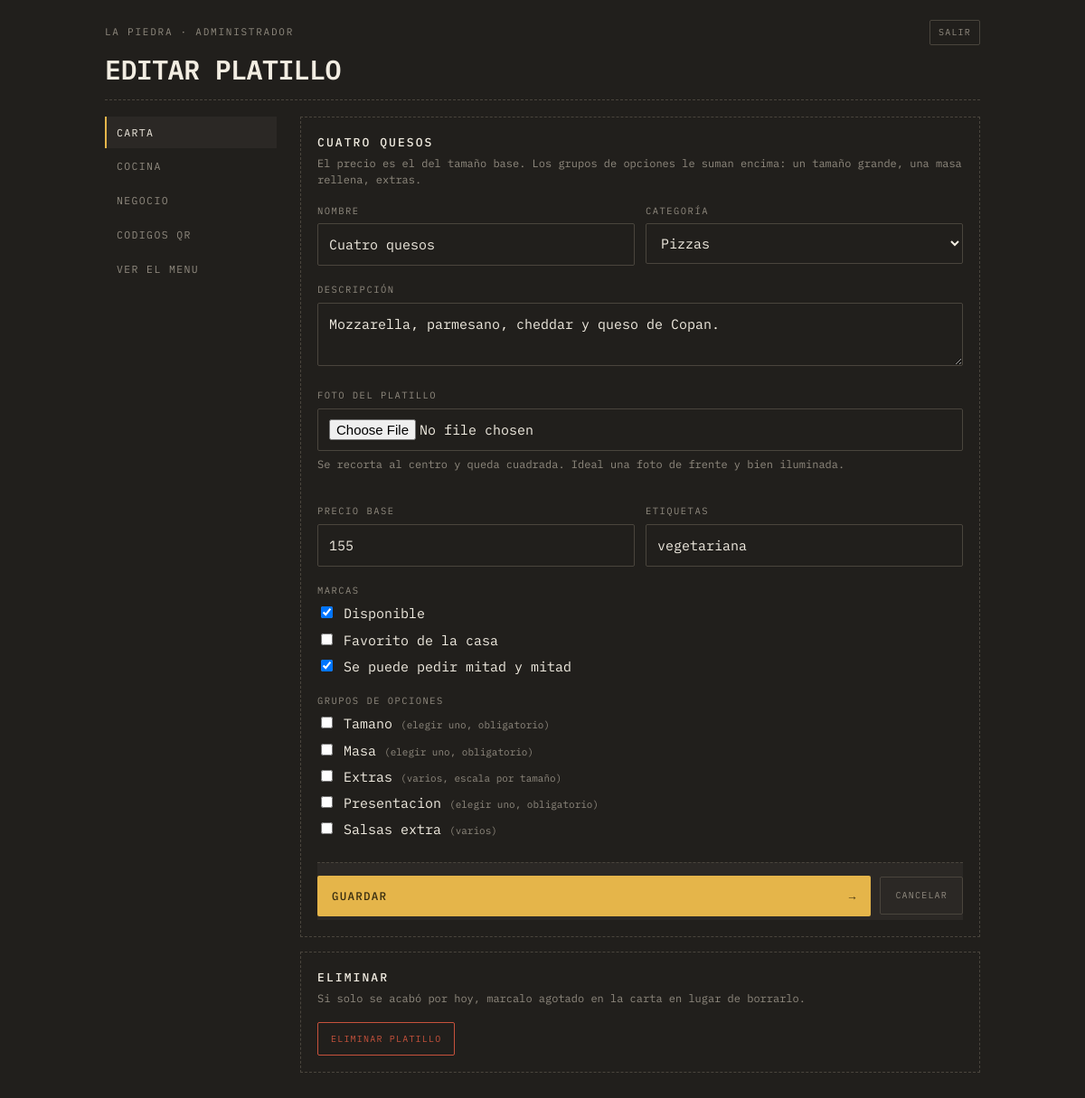
Page /admin/producto.php?id=3 (signed in) on the committed database.
### tables this page shows
CREATE TABLE negocios (
  id            INT AUTO_INCREMENT PRIMARY KEY,
  slug          VARCHAR(60)  NOT NULL UNIQUE,
  nombre        VARCHAR(120) NOT NULL,
  tagline       VARCHAR(180) DEFAULT NULL,
  whatsapp      VARCHAR(20)  NOT NULL,
  moneda        VARCHAR(5)   NOT NULL DEFAULT 'L',
  impuesto      DECIMAL(4,3) NOT NULL DEFAULT 0.150,
  tema          VARCHAR(30)  NOT NULL DEFAULT 'comanda',
  color_fondo   VARCHAR(9)   DEFAULT NULL,    
  color_acento  VARCHAR(9)   DEFAULT NULL,    
  activo        TINYINT(1)   NOT NULL DEFAULT 1,
  creado        TIMESTAMP    NOT NULL DEFAULT CURRENT_TIMESTAMP
);

CREATE TABLE productos (
  id           INT AUTO_INCREMENT PRIMARY KEY,
  negocio_id   INT NOT NULL,
  categoria_id INT NOT NULL,
  nombre       VARCHAR(120) NOT NULL,
  descripcion  VARCHAR(400) DEFAULT NULL,
  imagen       VARCHAR(255) DEFAULT NULL,
  precio       DECIMAL(10,2) NOT NULL DEFAULT 0,
  disponible   TINYINT(1) NOT NULL DEFAULT 1,
  destacado    TINYINT(1) NOT NULL DEFAULT 0,
  mitades      TINYINT(1) NOT NULL DEFAULT 0,
  etiquetas    VARCHAR(120) DEFAULT NULL,
  orden        INT NOT NULL DEFAULT 0,
  CONSTRAINT fk_productos_negocio FOREIGN KEY (negocio_id)
    REFERENCES negocios(id) ON DELETE CASCADE,
  CONSTRAINT fk_productos_categoria FOREIGN KEY (categoria_id)
    REFERENCES categorias(id) ON DELETE CASCADE
);

CREATE TABLE grupos (
  id                INT AUTO_INCREMENT PRIMARY KEY,
  negocio_id        INT NOT NULL,
  nombre            VARCHAR(80) NOT NULL,
  tipo              ENUM('unico','multiple') NOT NULL DEFAULT 'unico',
  obligatorio       TINYINT(1) NOT NULL DEFAULT 0,
  minimo            INT NOT NULL DEFAULT 0,
  maximo            INT NOT NULL DEFAULT 0,      
  escala_por_tamano TINYINT(1) NOT NULL DEFAULT 0,
  orden             INT NOT NULL DEFAULT 0,
  CONSTRAINT fk_grupos_negocio FOREIGN KEY (negocio_id)
    REFERENCES negocios(id) ON DELETE CASCADE
);

### app/util.php (called while the page is built, shortened)
<?php
function e($texto): string
{
    return htmlspecialchars((string) $texto, ENT_QUOTES | ENT_SUBSTITUTE, 'UTF-8');
}
function url(string $ruta = ''): string
{
    return rtrim(BASE_URL, '/') . '/' . ltrim($ruta, '/');
}
function entero($valor, int $porDefecto = 0): int
{
    return is_numeric($valor) ? (int) $valor : $porDefecto;
}

### app/db.php (called while the page is built, shortened)
<?php
function db(): PDO
{
    static $pdo = null;
    if ($pdo === null) {
        $dsn = 'mysql:host=' . DB_HOST . ';dbname=' . DB_NOMBRE . ';charset=utf8mb4';
        try {
            $pdo = new PDO($dsn, DB_USUARIO, DB_CLAVE, [
                PDO::ATTR_ERRMODE            => PDO::ERRMODE_EXCEPTION,
                PDO::ATTR_DEFAULT_FETCH_MODE => PDO::FETCH_ASSOC,
                PDO::ATTR_EMULATE_PREPARES   => false,
            ]);
        } catch (PDOException $e) {
            http_response_code(500);
            if (MOSTRAR_ERRORES) {
                exit('No se pudo conectar a la base de datos: ' . $e->getMessage());
            }
            exit('No se pudo conectar a la base de datos.');
        }
    }
    return $pdo;
}
function consulta(string $sql, array $params = []): PDOStatement
{
    $st = db()->prepare($sql);
    $st->execute($params);
    return $st;
}
function una(string $sql, array $params = []): ?array
{
    $fila = consulta($sql, $params)->fetch();
    return $fila === false ? null : $fila;
}
function todas(string $sql, array $params = []): array
{
    return consulta($sql, $params)->fetchAll();
}

### app/repo.php (called while the page is built, shortened)
<?php
require_once __DIR__ . '/db.php';
require_once __DIR__ . '/util.php';
function negocio_por_id(int $id): ?array
{
    return una('SELECT * FROM negocios WHERE id = ?', [$id]);
}
function categorias(int $negocioId): array
{
    return todas(
        'SELECT * FROM categorias WHERE negocio_id = ? ORDER BY orden, nombre',
        [$negocioId]
    );
}

### app/auth.php (called while the page is built, shortened)
<?php
require_once __DIR__ . '/db.php';
require_once __DIR__ . '/util.php';
function usuario(): ?array
{
    return $_SESSION['usuario'] ?? null;
}
function requiere_sesion(): array
{
    $u = usuario();
    return $u;
}
function requiere_dueno(): array
{
    $u = requiere_sesion();
    return $u;
}

### admin/producto.php (the view, shortened to what this page needs)
<?php
require_once __DIR__ . '/comun.php';
$u = requiere_dueno();
$negocio = negocio_por_id((int) $u['negocio_id']);
$negocioId = (int) $negocio['id'];
$id = entero($_GET['id'] ?? 0);
$producto = null;
if ($id > 0) {
    $producto = una('SELECT * FROM productos WHERE id = ? AND negocio_id = ?', [$id, $negocioId]);
}
$cats   = categorias($negocioId);
$grupos = todas('SELECT * FROM grupos WHERE negocio_id = ? ORDER BY orden, nombre', [$negocioId]);
$asignados = [];
$v = function (string $campo, $porDefecto = '') use ($producto) {
    return $producto[$campo] ?? $porDefecto;
};
cabecera_panel($id > 0 ? 'Editar platillo' : 'Nuevo platillo', 'carta', $negocio);
?>
<div class="bloque">
  <h2><?= $id > 0 ? e($producto['nombre']) : 'Nuevo platillo' ?></h2>
  <p class="ayuda">
    El precio es el del tamaño base. Los grupos de opciones le suman encima:
    un tamaño grande, una masa rellena, extras.
  </p>
  <form method="post" enctype="multipart/form-data">
    <div class="dos">
      <div class="campo" style="margin-top:0">
        <label class="campo__rotulo" for="nombre">Nombre</label>
        <input id="nombre" name="nombre" maxlength="120" required value="<?= e($v('nombre')) ?>">
      </div>
      <div class="campo" style="margin-top:0">
        <label class="campo__rotulo" for="categoria_id">Categoría</label>
        <select id="categoria_id" name="categoria_id">
          <?php foreach ($cats as $c): ?>
            <option value="<?= (int) $c['id'] ?>"<?= (int) $c['id'] === (int) $v('categoria_id', 0) ? ' selected' : '' ?>>
              <?= e($c['nombre']) ?>
            </option>
          <?php endforeach; ?>
        </select>
      </div>
    </div>
    <div class="campo">
      <label class="campo__rotulo" for="descripcion">Descripción</label>
      <textarea id="descripcion" name="descripcion" maxlength="400"
                placeholder="Los ingredientes, como los diría un mesero"><?= e($v('descripcion')) ?></textarea>
    </div>
    <div class="campo">
      <label class="campo__rotulo" for="imagen">Foto del platillo</label>
      <input id="imagen" name="imagen" type="file" accept="image/jpeg,image/png,image/webp">
      <p class="ayuda" style="margin-top:6px">
        Se recorta al centro y queda cuadrada. Ideal una foto de frente y bien iluminada.
      </p>
    </div>
    <div class="dos">
      <div class="campo">
        <label class="campo__rotulo" for="precio">Precio base</label>
        <input id="precio" name="precio" type="number" min="0" step="1" value="<?= (int) $v('precio', 0) ?>">
      </div>
      <div class="campo">
        <label class="campo__rotulo" for="etiquetas">Etiquetas</label>
        <input id="etiquetas" name="etiquetas" maxlength="120" value="<?= e($v('etiquetas')) ?>"
               placeholder="picante, vegetariana">
      </div>
    </div>
    <div class="campo">
      <span class="campo__rotulo">Marcas</span>
      <label style="display:block;margin-bottom:6px">
        <input type="checkbox" name="disponible" style="width:auto"
               <?= $id === 0 || (int) $v('disponible', 1) === 1 ? 'checked' : '' ?>> Disponible
      </label>
      <label style="display:block;margin-bottom:6px">
        <input type="checkbox" name="destacado" style="width:auto"
               <?= (int) $v('destacado', 0) === 1 ? 'checked' : '' ?>> Favorito de la casa
      </label>
      <label style="display:block">
        <input type="checkbox" name="mitades" style="width:auto"
               <?= (int) $v('mitades', 0) === 1 ? 'checked' : '' ?>> Se puede pedir mitad y mitad
      </label>
    </div>
    <div class="campo">
      <span class="campo__rotulo">Grupos de opciones</span>
      <?php foreach ($grupos as $g): ?>
        <label style="display:block;margin-bottom:6px">
          <input type="checkbox" name="grupos[]" value="<?= (int) $g['id'] ?>" style="width:auto"
                 <?= in_array((int) $g['id'], $asignados, true) ? 'checked' : '' ?>>
          <?= e($g['nombre']) ?>
          <span style="color:var(--suave);font-size:11px">
            (<?= $g['tipo'] === 'unico' ? 'elegir uno' : 'varios' ?><?= (int) $g['obligatorio'] === 1 ? ', obligatorio' : '' ?><?= (int) $g['escala_por_tamano'] === 1 ? ', escala por tamaño' : '' ?>)
          </span>
        </label>
      <?php endforeach; ?>
    </div>
    <div class="pie">
      <button class="accion" type="submit"><span>Guardar</span><span>&rarr;</span></button>
      <a class="mini" href="<?= url('admin/index.php') ?>" style="padding:12px 16px">Cancelar</a>
    </div>
  </form>
</div>
<?php if ($id > 0): ?>
<div class="bloque">
  <h2>Eliminar</h2>
  <p class="ayuda">Si solo se acabó por hoy, marcalo agotado en la carta en lugar de borrarlo.</p>
  <form method="post" action="<?= url('admin/index.php') ?>"
        onsubmit="return confirm('¿Eliminar este platillo de la carta?')">
    <button class="mini mini--peligro" type="submit" style="padding:10px 14px">Eliminar platillo</button>
  </form>
</div>
<?php endif; ?>
<?php pie_panel(); ?>

### admin/comun.php (shortened to what this page needs)
<?php
require_once __DIR__ . '/../app/auth.php';
require_once __DIR__ . '/../app/repo.php';
function cabecera_panel(string $titulo, string $activo, array $negocio): void
{
    $u = usuario();
    $paginas = [
        'carta'   => ['Carta', 'index.php'],
        'cocina'  => ['Cocina', 'cocina.php'],
        'negocio' => ['Negocio', 'negocio.php'],
        'qr'      => ['Codigos QR', 'qr.php'],
    ];
    ?>
<!DOCTYPE html>
<html lang="es">
<head>
<link rel="stylesheet" href="<?= url('assets/css/comanda.css') ?>">
</head>
<body>
<main class="envoltura" style="padding-bottom:60px">
  <header class="cabecera">
    <div class="cabecera__meta">
      <span class="rotulo"><?= e($negocio['nombre']) ?> · <?= e($u['nombre']) ?></span>
      <a class="mini" href="<?= url('admin/salir.php') ?>">Salir</a>
    </div>
    <h1 class="cabecera__nombre" style="font-size:30px"><?= e($titulo) ?></h1>
  </header>
  <hr class="raya">
  <div class="panel">
    <nav class="menu-lateral">
      <?php foreach ($paginas as $clave => $p): ?>
        <a href="<?= url('admin/' . $p[1]) ?>"<?= $clave === $activo ? ' aria-current="page"' : '' ?>><?= e($p[0]) ?></a>
      <?php endforeach; ?>
      <a href="<?= url('index.php?r=' . urlencode($negocio['slug'])) ?>" target="_blank" rel="noopener">Ver el menu</a>
    </nav>
    <div>
    <?php
}
function pie_panel(): void
{
    ?>
    </div>
  </div>
</main>
</body>
</html>
    <?php
}

### assets/css/comanda.css (style rules this page uses)
:root { --fondo: #211F1C; --fondo2: #2B2825; --fondo3: #35312C; --linea: #4A453D; --tinta: #F2EDE2; --suave: #908A7F; --ambar: #E5B54A; --ambar-hondo: #3A2E10; --rojo: #C7523C; --papel: #EFE7D6; --papel-tinta: #211D17; --papel-suave: #6E6455; --mono: "IBM Plex Mono", ui-monospace, "Courier New", monospace; --r: 2px; --ancho: 640px; }
* { box-sizing: border-box; }
html, body { margin: 0; padding: 0; background: var(--fondo); color: var(--tinta); font-family: var(--mono); font-size: 15px; line-height: 1.55; -webkit-font-smoothing: antialiased; }
button, input, select, textarea { font: inherit; color: inherit; }
button { background: none; border: 0; cursor: pointer; padding: 0; }
a { color: var(--ambar); }
.envoltura { max-width: var(--ancho); margin: 0 auto; padding: 0 16px 130px; }
.rotulo { font-size: 11px; letter-spacing: .16em; text-transform: uppercase; color: var(--suave); }
.raya { border: 0; border-top: 1px dashed var(--linea); margin: 18px 0; }
.cabecera { padding: 22px 0 0; }
.cabecera__meta { display: flex; justify-content: space-between; align-items: center; gap: 12px; }
.cabecera__nombre { font-size: clamp(26px, 8vw, 38px); font-weight: 600; letter-spacing: -.02em; text-transform: uppercase; margin: 12px 0 4px; line-height: 1; }
.campo { margin-top: 18px; }
.campo__rotulo { display: block; font-size: 10.5px; letter-spacing: .14em; text-transform: uppercase; color: var(--suave); margin-bottom: 6px; }
.campo input, .campo select, .campo textarea { width: 100%; padding: 11px 12px; background: var(--fondo); border: 1px solid var(--linea); border-radius: var(--r); color: var(--tinta); }
.campo textarea { resize: vertical; min-height: 66px; }
.dos { display: grid; grid-template-columns: 1fr 1fr; gap: 12px; }
.pie { position: sticky; bottom: 0; background: var(--fondo2); border-top: 1px dashed var(--linea); padding: 14px 0 4px; margin-top: 24px; display: flex; gap: 10px; align-items: center; }
.accion { flex: 1; background: var(--ambar); color: var(--ambar-hondo); padding: 13px 16px; border-radius: var(--r); display: flex; justify-content: space-between; gap: 10px; font-size: 12.5px; letter-spacing: .1em; text-transform: uppercase; font-weight: 500; }
.panel { display: grid; grid-template-columns: 190px 1fr; gap: 26px; align-items: start; }
.menu-lateral { position: sticky; top: 16px; display: grid; gap: 2px; }
.menu-lateral a { padding: 9px 11px; font-size: 11.5px; letter-spacing: .12em; text-transform: uppercase; color: var(--suave); text-decoration: none; border-left: 2px solid transparent; }
.menu-lateral a[aria-current="page"] { color: var(--tinta); border-left-color: var(--ambar); background: var(--fondo2); }
.bloque { border: 1px dashed var(--linea); padding: 18px; margin-bottom: 16px; }
.bloque h2 { font-size: 13px; letter-spacing: .16em; text-transform: uppercase; margin: 0 0 4px; font-weight: 500; }
.bloque p.ayuda { font-size: 12px; color: var(--suave); margin: 0 0 16px; line-height: 1.55; }
.mini { font-size: 10px; letter-spacing: .12em; text-transform: uppercase; border: 1px solid var(--linea); padding: 5px 9px; border-radius: var(--r); color: var(--suave); text-decoration: none; display: inline-block; }
.mini--peligro { border-color: var(--rojo); color: var(--rojo); }

### admin/comun.php (style rules this page uses)
:root { --ancho: 1000px; }

### rows in the picture
negocios: nombre "LA PIEDRA"
productos: nombre "CUATRO QUESOS", nombre "Cuatro quesos", descripcion "Mozzarella, parmesano, cheddar y queso de Copan.", precio "155", etiquetas "vegetariana", disponible "☑", mitades "☑"
grupos: nombre "Tamano", tipo "elegir uno", obligatorio ", obligatorio"
grupos: nombre "Masa", tipo "elegir uno", obligatorio ", obligatorio"
grupos: nombre "Extras", tipo "varios", escala_por_tamano ", escala por tamaño"
grupos: nombre "Presentacion", tipo "elegir uno", obligatorio ", obligatorio"
grupos: nombre "Salsas extra", tipo "varios"

### other values in the picture
$u['nombre'] "ADMINISTRADOR"
$titulo "EDITAR PLATILLO"
$p[0] "CARTA"
$p[0] "COCINA"
$p[0] "NEGOCIO"
$p[0] "CODIGOS QR"
form field categoria_id "Pizzas"
